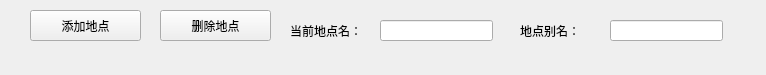
<?xml version="1.0" encoding="UTF-8"?>
<ui version="4.0">
 <class>PosWidget</class>
 <widget class="QWidget" name="PosWidget">
  <property name="geometry">
   <rect>
    <x>0</x>
    <y>0</y>
    <width>766</width>
    <height>75</height>
   </rect>
  </property>
  <property name="windowTitle">
   <string>Form</string>
  </property>
  <widget class="QLabel" name="label">
   <property name="geometry">
    <rect>
     <x>290</x>
     <y>20</y>
     <width>101</width>
     <height>21</height>
    </rect>
   </property>
   <property name="text">
    <string>当前地点名：</string>
   </property>
  </widget>
  <widget class="QLabel" name="label_2">
   <property name="geometry">
    <rect>
     <x>520</x>
     <y>20</y>
     <width>101</width>
     <height>21</height>
    </rect>
   </property>
   <property name="text">
    <string>地点别名：</string>
   </property>
  </widget>
  <widget class="QLineEdit" name="line1st">
   <property name="geometry">
    <rect>
     <x>380</x>
     <y>20</y>
     <width>113</width>
     <height>21</height>
    </rect>
   </property>
  </widget>
  <widget class="QLineEdit" name="line2nd">
   <property name="geometry">
    <rect>
     <x>610</x>
     <y>20</y>
     <width>113</width>
     <height>21</height>
    </rect>
   </property>
  </widget>
  <widget class="QPushButton" name="pushBtnAdd">
   <property name="geometry">
    <rect>
     <x>30</x>
     <y>10</y>
     <width>111</width>
     <height>31</height>
    </rect>
   </property>
   <property name="text">
    <string>添加地点</string>
   </property>
  </widget>
  <widget class="QPushButton" name="pushBtnDel">
   <property name="geometry">
    <rect>
     <x>160</x>
     <y>10</y>
     <width>111</width>
     <height>31</height>
    </rect>
   </property>
   <property name="text">
    <string>删除地点</string>
   </property>
  </widget>
 </widget>
 <resources/>
 <connections/>
</ui>
